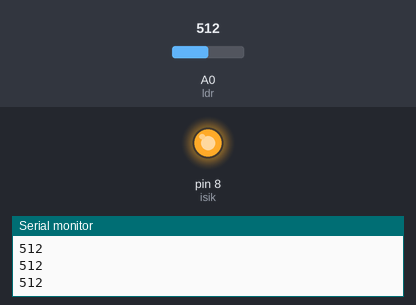
This sketch was run on a simulated Arduino Uno, built with avr-gcc and run on an emulated ATmega328P. Parts: output pins drawn as LEDs (lit = HIGH), the last lines printed to the serial monitor. The test bench sets the inputs (shaded band); at power-on: A0 (ldr) = 512.

Above: at 1.2 s.
1.3 s: A0 (ldr) set to 318
2.8 s: A0 (ldr) set to 283
At 4.2 s:
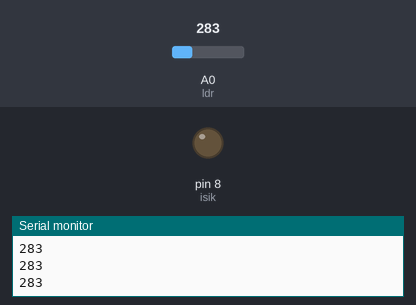
4.5 s: A0 (ldr) set to 306
At 5.6 s:
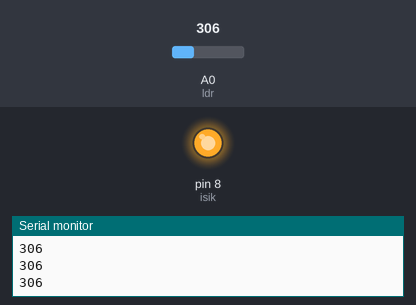
6.0 s: A0 (ldr) set to 290
At 6.8 s:
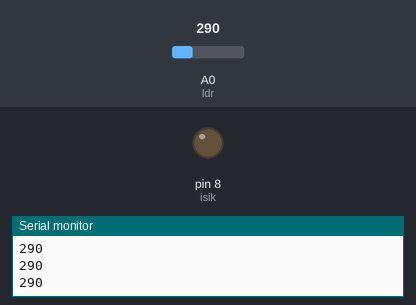
Timing chart, 0 to 8.5 s (numbered marks = the images above; inputs shaded):
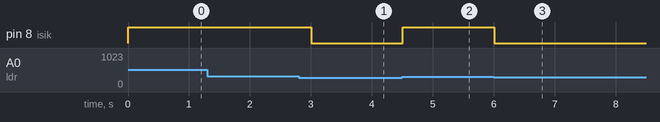

Measured:
- the behaviour switches between 300 and 299 on A0 (ldr) (found by bisection; images 0 and 1)
- after the input at 2.8 s, pin 8 (isik): HIGH → LOW after 0.20 s
- after the input at 4.5 s, pin 8 (isik): LOW → HIGH at once
- after the input at 6.0 s, pin 8 (isik): HIGH → LOW at once

The sketch:

OTOMAT_K_LAMBA.ino
```cpp
#define ldr A0
#define isik 8
int isik_deger;

void setup() {
 pinMode(ldr, INPUT);
 pinMode(isik, OUTPUT);
 Serial.begin(9600);
}
void loop() {
isik_deger = analogRead(ldr);
Serial.println(isik_deger);
if(isik_deger < 300){
  digitalWrite(isik, LOW);
 }
 else{
  digitalWrite(isik, HIGH);
 }
delay(300);
}
```
